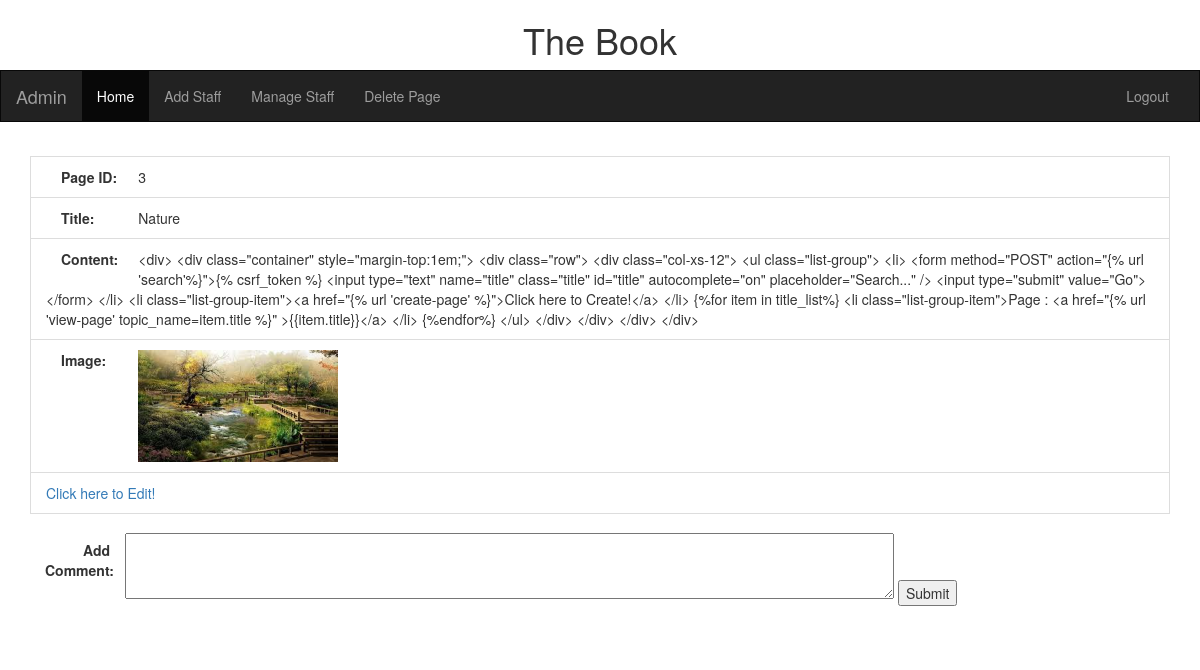
The app's page /view/page/Nature/ (signed in) with its own data.
### BookApp/models.py (models this page shows, shortened)
class Topic(models.Model):
    topic_id = models.AutoField(primary_key=True)
    title = models.CharField(max_length=100, unique=True)
    content = models.TextField()
    image = models.FileField(null=True, blank=True, default="default.jpeg")
    updated = models.DateTimeField(auto_now=True, auto_now_add=False)
    timestamp = models.DateTimeField(auto_now=False, auto_now_add=True)
    min_accessing_level = models.IntegerField()

### BookApp/views.py (the view)
# urls.py: url(r'^view/page/(?P<topic_name>[A-Za-z0-9 -]+)/$',views.viewPage,name="view-page"),
@login_required
def viewPage(request, topic_name=""):
    topic_list = Topic.objects.values_list('title', flat=True)
    if topic_name in topic_list:
        obj = AccessLevel.objects.get(user = request.user)
        access_level = obj.access_level
        topic= Topic.objects.get(title=topic_name)
        if topic.min_accessing_level <= access_level:
            comments = Comment.objects.filter(topic = topic)
            return render(request,"Book/view-page.html", {"content":topic,"comments":comments})
        else:
            return render(request,"Book/access-denied.html")
    else:
        return HttpResponseRedirect(reverse('page-not-found',kwargs={'topic_name': topic_name}))

### BookApp/templates/Book/view-page.html (shortened to what this page needs)
{% extends "Book/base.html"%}
{%block content%}
<div class="container" style="margin-top:1em;">
    <div class="row">
        <div class="col-xs-12">
            <li class="list-group">
                <li class="list-group-item"><label class="control-label col-sm-1">Page ID:</label>{{content.pk}} </li>
                <li class="list-group-item"><label class="control-label col-sm-1">Title:</label>{{content.title}} </li>
                <li class="list-group-item"><label class="control-label col-sm-1">Content:</label>{{content.content}} </li>
                <li class="list-group-item" ><label class="control-label col-sm-1">Image:</label><img  src="{{ content.image.url}}" height="200" width="200" class="img-responsive" /> </li>
                <li class="list-group-item"><a href="{% url 'edit-page' content.pk%}">Click here to Edit!</a> </li>
                 </ul><br>
            <div id="register" class="animate form" style="padding-bottom:2%">
                <form method="POST" autocomplete="on" class="form-horizontal" action="{% url 'add-comment' %}">{% csrf_token %}
                    <label for="comment" class="control-label col-sm-1">Add Comment:</label>
                    <textarea rows="3" id="comment" name="comment" cols="100" required></textarea>
                    <input type="submit" value="Submit">
                </form>
            </div>
        </div>
    </div>
</div>
{%endblock%}

### BookApp/templates/Book/base.html (shortened to what this page needs)
{% load static %}
<html lang="en">
<head>
    <link rel="stylesheet" href="{% static 'Book/css/bookingPage.css'%}" />
    <link rel="stylesheet" href="{% static 'Book/css/bookingstyle.css'%}" />
    <link rel="stylesheet" href="{% static 'Book/css/style.css'%}"  />
    <link rel="stylesheet" href="{% static 'Book/css/header.css'%}"  />
    <link rel="stylesheet" href="{% static 'Book/css/bootstrap.css'%}"  />
</head>
<body>
<div class=" text-center" >
  <h1>The Book </h1>
</div>
<nav class="navbar navbar-inverse">
  <div class="container-fluid">
      <div class="navbar-header">
          <a class="navbar-brand" style="text-transform:capitalize;" href="{% url 'profile' %}">{{request.user}}</a>
      </div>
      <div class="collapse navbar-collapse" id="myNavbar">
          <ul class="nav navbar-nav">
              <li class="active"><a href="{% url 'index' %}">Home</a></li>
              <li><a href="{% url 'add-user' %}">Add Staff</a></li>
              <li><a href="{% url 'manage-user' %}">Manage Staff</a></li>
              <li><a href="{% url 'delete-page' %}">Delete Page</a></li>
          </ul>
          <ul class="nav navbar-nav navbar-right">
            <li><a href="{% url 'logout' %}"><span class="glyphicon glyphicon-log-out"></span> Logout</a></li>
          </ul>
        </div>
  </div>
</nav>
  {%block content%}
    {%endblock%}
</body>
</html>

### BookApp/static/Book/css/bookingPage.css (style rules this page uses)
*, *:before, *:after { box-sizing: border-box; }
html { font-size: 16px; }

### BookApp/static/Book/css/bookingstyle.css (style rules this page uses)
h1 { text-align: center; }
.container { width: 600px; margin: auto; }
li { list-style: none; }

### BookApp/static/Book/css/header.css (style rules this page uses)
.navbar { margin-bottom: 0; border-radius: 0; background-color:red; }

### BookApp/templates/Book/base.html (style rules this page uses)
.navbar { margin-bottom: 0; border-radius: 0; }

### records on screen
Topic: pk "3", title "Nature", content "<div> <div class=\"container\" style=\"margin-top:1em;\"> <div class=\"row\"> <div class=\"col-xs-12\"> <ul class=\"list-group\"> <li> <form method=\"POST\" action=\"{% url 'search'%}\">{% csrf_token %} <input type=\"text\" name=\"title\" class=\"title\" id=\"title\" autocomplete=\"on\" placeholder=\"Search...\" /> <input type=\"submit\" value=\"Go\"> </form> </li> <li class=\"list-group-item\"><a href=\"{% url 'create-page' %}\">Click here to Create!</a> </li> {%for item in title_list%} <li class=\"list-group-item\">Page : <a href=\"{% url 'view-page' topic_name=item.title %}\" >{{item.title}}</a> </li> {%endfor%} </ul> </div> </div> </div> </div>", image (placeholder picture)

### other values on screen
{{ request.user }} "Admin"
